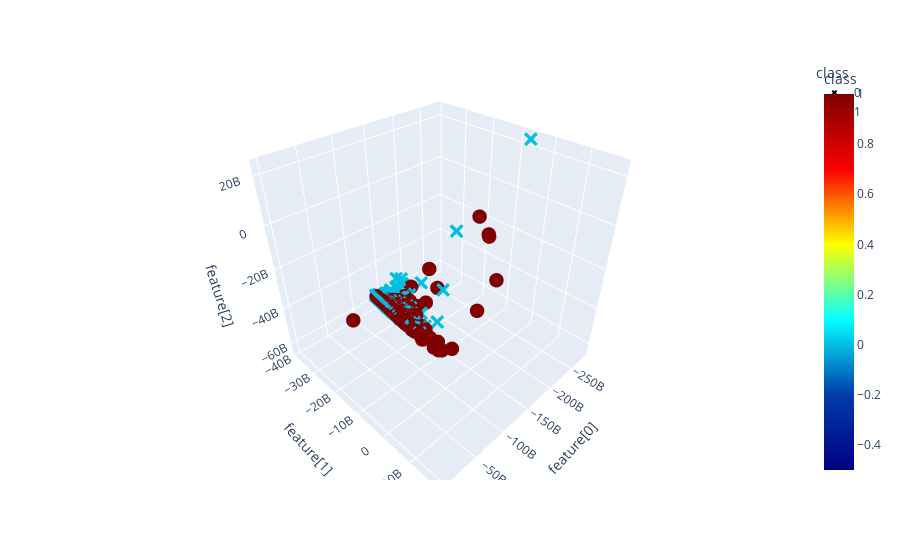

The cell this chart's notebook holds for it:
### Code cell
run_analysis_pipeline('features_512_lesion_mask.csv')

### Figure 1 — Plotly figure (JSON) as saved in the notebook; plotly's stock layout.template omitted (floating-point values rounded to 4 significant figures; data arrays with more than 128 entries replaced by an {"elided": "..."} marker saying what was removed)
{"data": [{"hovertemplate": "class=%{marker.color}<br>feature[0]=%{x}<br>feature[1]=%{y}<br>feature[2]=%{z}<extra></extra>", "legendgroup": "0", "marker": {"color": {"elided": "1366 int values"}, "coloraxis": "coloraxis", "size": 5, "symbol": "x"}, "mode": "markers", "name": "0", "scene": "scene", "showlegend": true, "type": "scatter3d", "x": {"elided": "1366 float values"}, "y": {"elided": "1366 float values"}, "z": {"elided": "1366 float values"}}, {"hovertemplate": "class=%{marker.color}<br>feature[0]=%{x}<br>feature[1]=%{y}<br>feature[2]=%{z}<extra></extra>", "legendgroup": "1", "marker": {"color": {"elided": "1367 int values"}, "coloraxis": "coloraxis", "size": 5, "symbol": "circle"}, "mode": "markers", "name": "1", "scene": "scene", "showlegend": true, "type": "scatter3d", "x": {"elided": "1367 float values"}, "y": {"elided": "1367 float values"}, "z": {"elided": "1367 float values"}}], "layout": {"coloraxis": {"colorbar": {"title": {"text": "class"}}, "colorscale": [[0, "rgb(0,0,131)"], [0.2, "rgb(0,60,170)"], [0.4, "rgb(5,255,255)"], [0.6, "rgb(255,255,0)"], [0.8, "rgb(250,0,0)"], [1, "rgb(128,0,0)"]]}, "legend": {"title": {"text": "class"}, "tracegroupgap": 0}, "margin": {"t": 60}, "scene": {"domain": {"x": [0, 1], "y": [0, 1]}, "xaxis": {"title": {"text": "feature[0]"}}, "yaxis": {"title": {"text": "feature[1]"}}, "zaxis": {"title": {"text": "feature[2]"}}}}}
